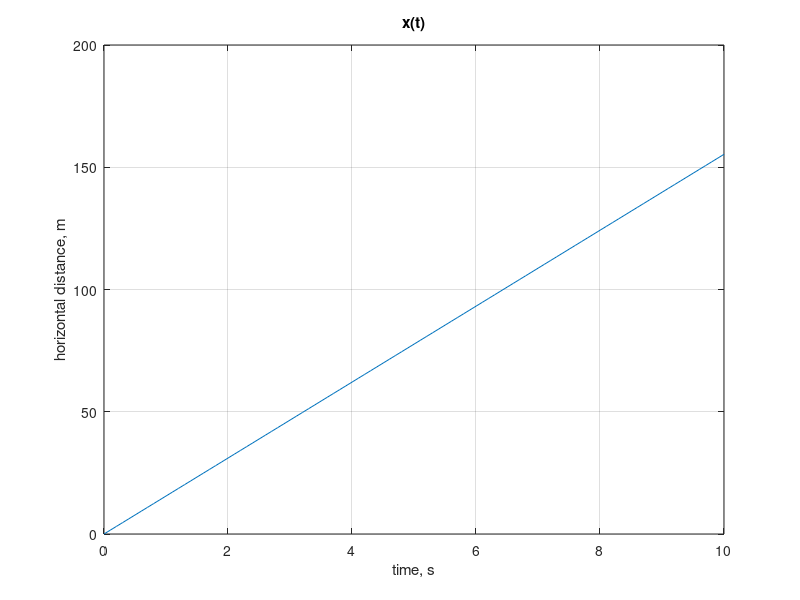
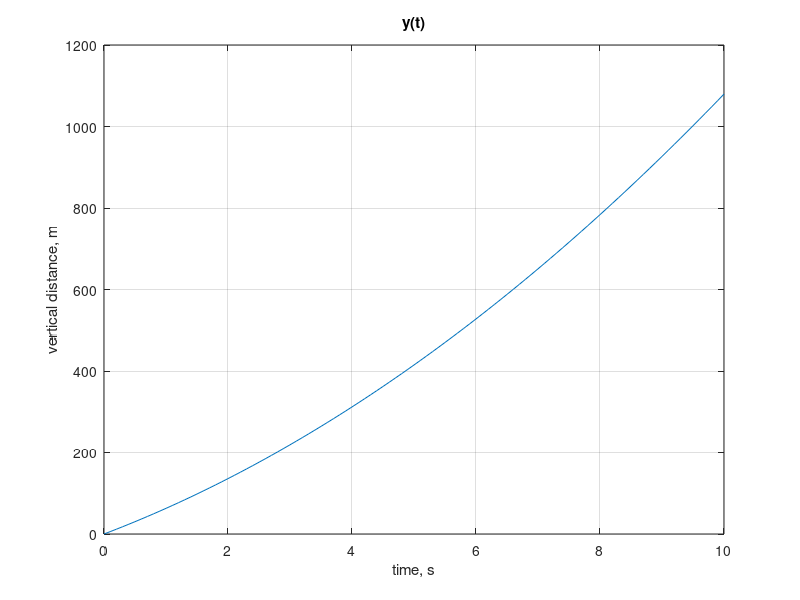

The MATLAB source for these figures, in order:
clear,clc
g = -10;
v0 = 60;
theta0 = 5*pi/12;
y0 = 0;
x0 = 0;
t = 0:0.1:10;

x = x0 + (v0.*cos(theta0)).*t;
y = y0 -1/2.*g.*t.^2 + (v0.*sin(theta0)).*t;

figure(1)
plot(t,x)
title('x(t)')
xlabel('time, s')
ylabel('horizontal distance, m')
grid on

figure(2)
plot(t,y)
title('y(t)')
xlabel('time, s')
ylabel('vertical distance, m')
grid on